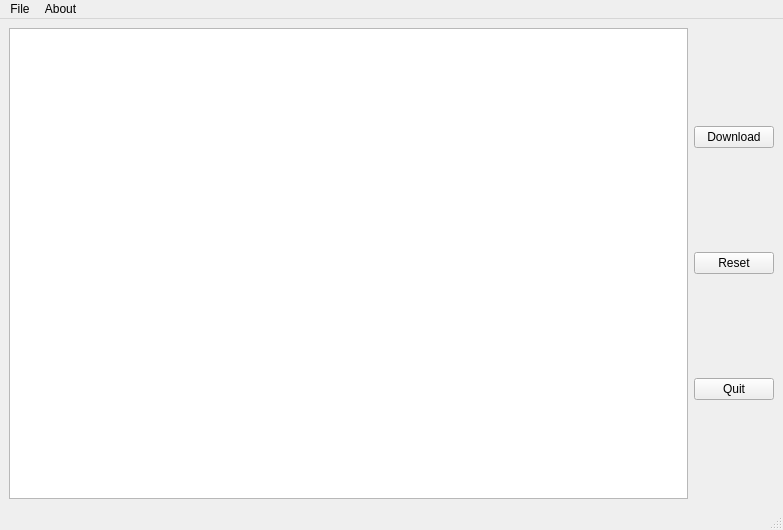
<?xml version="1.0" encoding="UTF-8"?>
<ui version="4.0">
 <class>MainWindow</class>
 <widget class="QMainWindow" name="MainWindow">
  <property name="geometry">
   <rect>
    <x>0</x>
    <y>0</y>
    <width>783</width>
    <height>530</height>
   </rect>
  </property>
  <property name="windowTitle">
   <string>MainWindow</string>
  </property>
  <widget class="QWidget" name="centralwidget">
   <layout class="QGridLayout" name="gridLayout">
    <item row="0" column="0">
     <layout class="QHBoxLayout" name="horizontalLayout">
      <item>
       <widget class="QPlainTextEdit" name="plainTextEdit"/>
      </item>
      <item>
       <layout class="QVBoxLayout" name="verticalLayout">
        <item>
         <widget class="QPushButton" name="pushButton_download">
          <property name="text">
           <string>Download</string>
          </property>
         </widget>
        </item>
        <item>
         <widget class="QPushButton" name="pushButton_reset">
          <property name="text">
           <string>Reset</string>
          </property>
         </widget>
        </item>
        <item>
         <widget class="QPushButton" name="pushButton_quit">
          <property name="text">
           <string>Quit</string>
          </property>
         </widget>
        </item>
       </layout>
      </item>
     </layout>
    </item>
   </layout>
  </widget>
  <widget class="QMenuBar" name="menubar">
   <property name="geometry">
    <rect>
     <x>0</x>
     <y>0</y>
     <width>783</width>
     <height>22</height>
    </rect>
   </property>
   <widget class="QMenu" name="menuFile">
    <property name="title">
     <string>File</string>
    </property>
    <addaction name="actionNew"/>
    <addaction name="actionRedownload"/>
    <addaction name="actionQuit"/>
   </widget>
   <widget class="QMenu" name="menuAbout">
    <property name="title">
     <string>About</string>
    </property>
    <addaction name="actionInfo_about_Q_Tube"/>
   </widget>
   <addaction name="menuFile"/>
   <addaction name="menuAbout"/>
  </widget>
  <widget class="QStatusBar" name="statusbar"/>
  <action name="actionNew">
   <property name="text">
    <string>New</string>
   </property>
  </action>
  <action name="actionRedownload">
   <property name="text">
    <string>Redownload</string>
   </property>
  </action>
  <action name="actionQuit">
   <property name="text">
    <string>Quit</string>
   </property>
  </action>
  <action name="actionInfo_about_Q_Tube">
   <property name="text">
    <string>Info about Q-Tube</string>
   </property>
  </action>
 </widget>
 <resources/>
 <connections/>
</ui>
